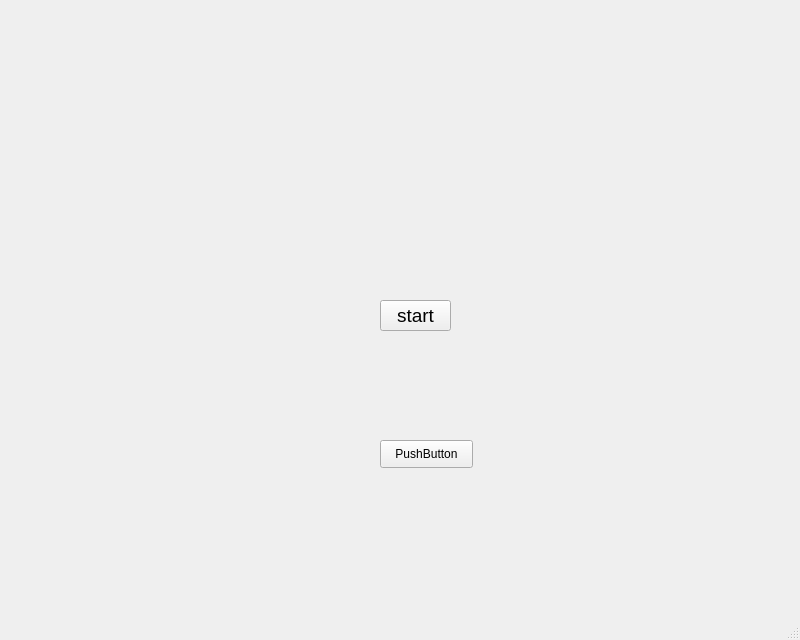
<?xml version="1.0" encoding="UTF-8"?>
<ui version="4.0">
 <class>MainWindow</class>
 <widget class="QMainWindow" name="MainWindow">
  <property name="geometry">
   <rect>
    <x>0</x>
    <y>0</y>
    <width>800</width>
    <height>640</height>
   </rect>
  </property>
  <property name="minimumSize">
   <size>
    <width>800</width>
    <height>640</height>
   </size>
  </property>
  <property name="maximumSize">
   <size>
    <width>800</width>
    <height>640</height>
   </size>
  </property>
  <property name="windowTitle">
   <string>MainWindow</string>
  </property>
  <property name="styleSheet">
   <string notr="true">#MainWindow{background-image: url(:/image/newmainimage.png)}</string>
  </property>
  <widget class="QWidget" name="centralwidget">
   <widget class="QPushButton" name="pushButton">
    <property name="geometry">
     <rect>
      <x>380</x>
      <y>300</y>
      <width>71</width>
      <height>31</height>
     </rect>
    </property>
    <property name="font">
     <font>
      <pointsize>14</pointsize>
     </font>
    </property>
    <property name="text">
     <string>start</string>
    </property>
   </widget>
   <widget class="QPushButton" name="pushButton_2">
    <property name="geometry">
     <rect>
      <x>380</x>
      <y>440</y>
      <width>93</width>
      <height>28</height>
     </rect>
    </property>
    <property name="text">
     <string>PushButton</string>
    </property>
   </widget>
  </widget>
  <widget class="QMenuBar" name="menubar">
   <property name="geometry">
    <rect>
     <x>0</x>
     <y>0</y>
     <width>800</width>
     <height>25</height>
    </rect>
   </property>
  </widget>
  <widget class="QStatusBar" name="statusbar"/>
 </widget>
 <resources/>
 <connections/>
</ui>
